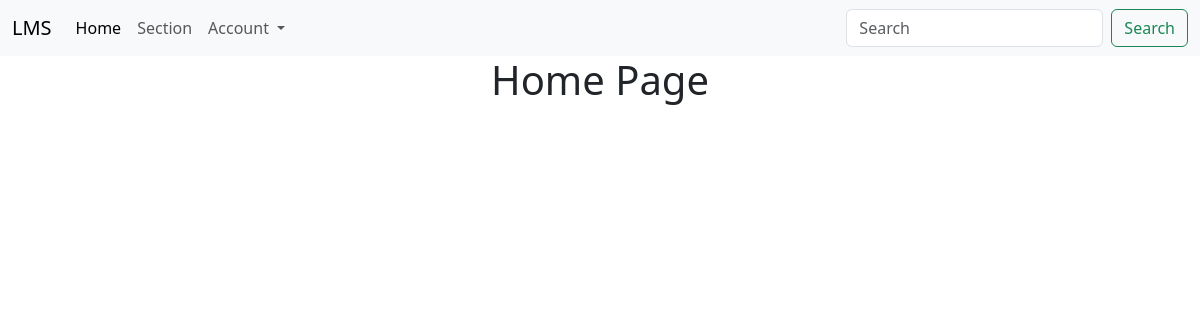
The app's page /, older data.
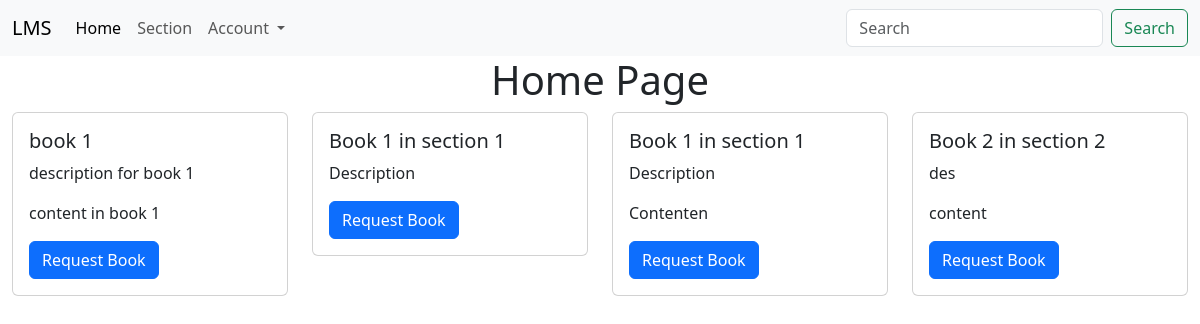
The same page, newer data.
### app/models.py (models this page shows)
class Book(db.Model):
    __tablename__ = "books"
    book_id = db.Column(db.Integer, autoincrement=True, primary_key=True)
    title = db.Column(db.String, nullable=False)
    description = db.Column(db.String, nullable=True)
    content = db.Column(db.String, nullable=False)
    author = db.Column(db.String, nullable=False)
    section_id = db.Column(
        db.Integer, db.ForeignKey("sections.section_id"), nullable=True
    )

### main.py (the view)
@app.route("/")
def homepage():
    if request.method == "GET":
        search = request.args.get("search")
        if search:
            books = Book.query.filter(Book.title.like(search)).all()
            books += Book.query.filter(Book.description.like(search)).all()
            books += Book.query.filter(Book.author.like(search)).all()
        else:
            books = Book.query.all()
    return render_template("homepage.html", books=books)

### templates/homepage.html
{% extends "base.html" %}
{% block content %}
<h1 class="d-flex justify-content-center align-items-center">Home Page</h1>
<div class="row mt-2 p-0 mx-0">
    {% for book in books %}
    <div class="col-3">
        <div class="card">
            <div class="card-body">
                <h5 class="card-title">{{ book.title }}</h5>
                <p class="card-text">{{ book.description}}</p>
                <p class="card-text">{{ book.content}}</p>
                {% if session['role'] != 'admin' %}
                <form action="/issue/{{book.book_id}}" method="POST">
                    <button type="submit" class="btn btn-primary">Request Book</button>
                </form>
                {% endif %}
            </div>
        </div>
    </div>
    {% endfor %}
</div>
{% endblock%}

### templates/base.html (shortened to what this page needs)
<!DOCTYPE html>
<html lang="en">
<head>
    <link href="https://cdn.jsdelivr.net/npm/bootstrap@5.3.3/dist/css/bootstrap.min.css" rel="stylesheet"
>
</head>
<body>
    <nav class="navbar navbar-expand-lg bg-body-tertiary">
        <div class="container-fluid">
            <a class="navbar-brand" href="#">LMS</a>
            <div class="collapse navbar-collapse" id="navbarScroll">
                <ul class="navbar-nav me-auto my-2 my-lg-0 navbar-nav-scroll" style="--bs-scroll-height: 100px;">
                    <li class="nav-item">
                        <a class="nav-link active" aria-current="page" href="/">Home</a>
                    </li>
                    <li class="nav-item">
                        <a class="nav-link" aria-current="page" href="/sections">Section</a>
                    </li>
                    <li class="nav-item dropdown">
                        <a class="nav-link dropdown-toggle" href="#" role="button" data-bs-toggle="dropdown"
                            aria-expanded="false">
                            Account
                        </a>
                    </li>
                </ul>
                <form class="d-flex" action="/" method="get" role="search">
                    <input class="form-control me-2" name="search" type="search" placeholder="Search"
                        aria-label="Search">
                    <button class="btn btn-outline-success" type="submit">Search</button>
                </form>
            </div>
        </div>
    </nav>
    {% block content %}
    {% endblock %}
</body>
</html>

Row changes from the older to the newer data that the page shows:
added Book: title "book 1", description "description for book 1", content "content in book 1"
added Book: title "Book 1 in section 1", description "Description"
added Book: title "Book 1 in section 1", description "Description", content "Contenten"
added Book: title "Book 2 in section 2", description "des", content "content"
